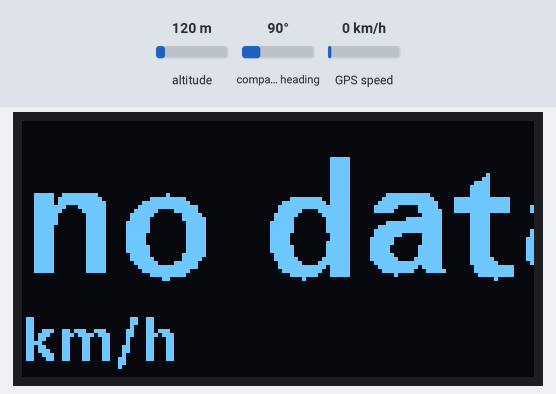
Bench run of a sketch on a simulated Arduino Uno, built with avr-gcc and run on an emulated ATmega328P. Shown: 128×64 one-colour display. Inputs (shaded band) come from the test bench; at power-on: GPS speed 0 km/h, altitude 120 m, compass heading 90°. The GPS gets a fix after 3 s at 37.7749, -122.4194 with 8 satellites; what the sketch prints to the serial monitor is not drawn.

Above: at 1.2 s.
1.3 s: GPS speed set to 2 km/h
At 3.8 s:
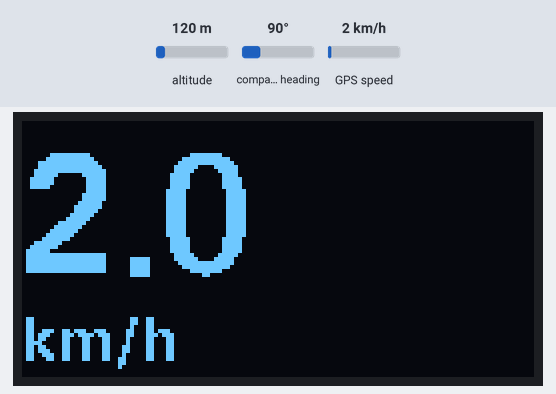
4.8 s: GPS speed set to 30 km/h
At 6.6 s:
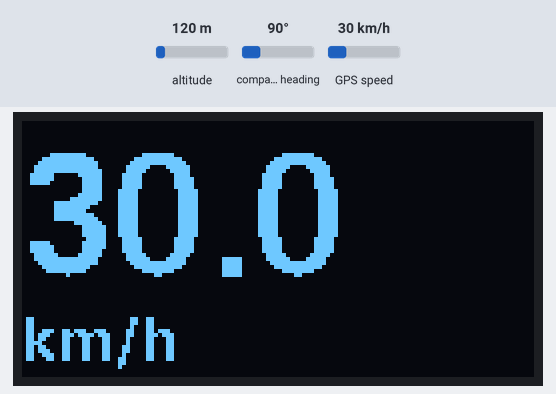
6.9 s: GPS speed set to 60 km/h
At 8.6 s:
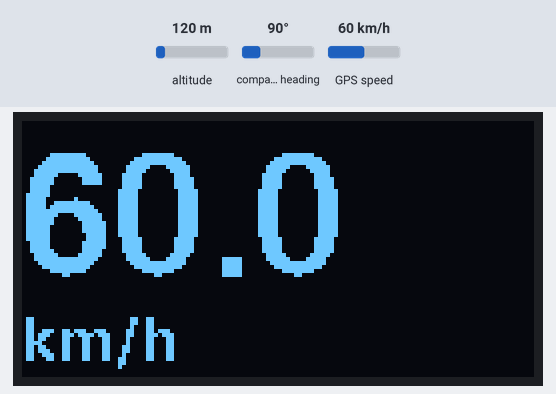
Timing chart, 0 to 10.1 s (numbered marks = the images above; inputs shaded):
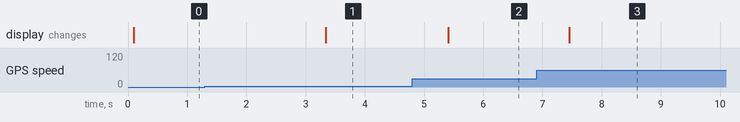

Measured:
- after the input at 1.3 s, the display: changes after 2.0 s (image 1)
- after the input at 4.8 s, the display: changes after 0.61 s (image 2)
- after the input at 6.9 s, the display: changes after 0.55 s (image 3)

The sketch:

gps_speedo.ino
```cpp
#include <SoftwareSerial.h>
//#include <TinyGPS.h>
#include "TinyGPS++.h"
#include <U8g2lib.h>
#include <SoftwareSerial.h>
#include <Wire.h>

// Uncomment the type of screen that is in use
U8G2_SH1106_128X64_NONAME_F_HW_I2C u8g2(U8G2_R0, /* reset=*/ U8X8_PIN_NONE);  // 1.3" screen
//U8G2_SH1106_128X64_NONAME_F_HW_I2C u8g2(U8G2_MIRROR, /* reset=*/ U8X8_PIN_NONE);  // 1.3" screen mirrored for HUD

//U8G2_SSD1309_128X64_NONAME0_1_4W_SW_SPI u8g2(U8G2_R0, 13, 11, 10, 9, 8);    // 2.4" screen
//U8G2_SSD1309_128X64_NONAME0_1_4W_SW_SPI u8g2(U8G2_MIRROR, 13, 11, 10, 9, 8);    // 2.4" screen mirrored for HUD
// UNO/Mega: scl 13, sda 11, res 8, dc 9, cs 10

/*
gps speedometer
HUD
kompass
*/
int RX = 2, TX = 3;
SoftwareSerial ss(RX, TX);
TinyGPSPlus gps;

//float lat = 59.9134,lon = 10.7549; // create variable for latitude and longitude object
float lat1 = 0.0000, lon1 = 0.0000;
float lat2 = 0.0000, lon2 = 0.0000;
SoftwareSerial gpsSerial(3,4); //rx,tx

//TinyGPS gps; // create gps object

unsigned long startMillis;  //timer
unsigned long currentMillis;
const unsigned long period = 100;  // read sensor interval 500 ms

void setup(){
  Serial.begin(9600); // connect serial
  //Serial.println("The GPS Received Signal:");
  //gpsSerial.begin(9600); // connect gps sensor
  //gpssoft.begin(9600);
  u8g2.begin();
  startMillis = millis(); //start timer

}


void loop(){
  //int directionNr = 1;
  //double speed_kmh = 0;
  //char lastDirection[5] = {'N', 'S', 'E', 'W'};
  currentMillis = millis();

  if (currentMillis - startMillis >= period){
  while (ss.available() > 0)
      if (gps.encode(ss.read()))

  if (gps.location.isUpdated())
  {
    Serial.print("LAT="); Serial.print(gps.location.lat(), 6);
    Serial.print("LNG="); Serial.println(gps.location.lng(), 6);
    Serial.println(gps.date.day());
    Serial.println(gps.date.month());
    Serial.println(gps.date.year());
    Serial.println(gps.time.value());
    Serial.println(gps.course.deg());
    Serial.println(gps.altitude.meters());
    Serial.println(gps.satellites.value());
  }

  if (millis() > 5000 && gps.charsProcessed() < 10)
  {
    Serial.println("error");
    while (true);
  }
  /*
  if (currentMillis - startMillis >= period){
    // read gps

    while(gpsSerial.available()){ // check for gps data
    if( gps.encode(gpsSerial.read()) ){ // encode gps data
      gps.f_get_position(&lat2,&lon2); // get latitude and longitude
    }


    speed_kmh = speed_calculation(lat1, lon1, lat2, lon2);
    directionNr = compass(lat1, lon1, lat2, lon2);
    lat1 = lat2;  // set previous position
    lon1 = lat2;
    // nr.2 is the latest reading
  }*/

  //String latitude = String(lat,6);
  //String longitude = String(lon,6);
  //Serial.println(latitude+";"+longitude);
    }


  // display
  u8g2.firstPage();
  do {

    u8g2.setFont(u8g2_font_fub30_tf);
    char cstr[6];
    if (gps.speed.isValid()){
      dtostrf(gps.speed.kmph(), 1, 1, cstr);
      u8g2.drawStr(0, 39, cstr);
    }
    else{
      u8g2.drawStr(0, 39, "no data");
    }
    u8g2.setFont(u8g2_font_fub11_tf);
    u8g2.drawStr(0, 60, "km/h");
    //char cstr1[2];
    //dtostrf(lastDirection[directionN], 1, 1, cstr1);
    //u8g2.drawStr(80, 60, cstr1);
    //u8g2.drawStr(80, 60, &lastDirection[directionNr]);
    //Serial.println(&lastDirection[directionNr]);


  } while( u8g2.nextPage() );
}


double speed_calculation(double latitude1, double longitude1, double latitude2, double longitude2)
{
  /*
    trigonometri:
    tanx = mot/hos
    sinx = mot/hyp
    cosx = hos/mot
    pythagoras:
    c = sqrt(a^2 + b^2)
  */

  // Convert degrees to radians
	latitude1 = latitude1 * M_PI / 180.0;
	longitude1 = longitude1 * M_PI / 180.0;

	latitude2 = latitude2 * M_PI / 180.0;
	longitude2 = longitude2 * M_PI / 180.0;

  // radius of earth in metres
	double r = 6378100;

	// P
	double rho1 = r * cos(lat1);
	double z1 = r * sin(lat1);
	double x1 = rho1 * cos(lon1);
	double y1 = rho1 * sin(lon1);

	// Q
	double rho2 = r * cos(lat2);
	double z2 = r * sin(lat2);
	double x2 = rho2 * cos(lon2);
	double y2 = rho2 * sin(lon2);

	// Dot product
	double dot = (x1 * x2 + y1 * y2 + z1 * z2);
	double cos_theta = dot / (r * r);

	double theta = acos(cos_theta);

  // Distance in Metres
	float meters = float(r * theta);
  float mps = meters / (period/1000.0);
  float kmh = (mps * 3600.0) / 1000.0;

  return kmh;
}

int compass(double latitude1, double longitude1, double latitude2, double longitude2)
{
  double deltaLat = 0; // change in latitude
  double deltaLon = 0; // change in longitude
  //char directionLat;
  //char directionLon;
  int mainDir;
  //int secDir;
  int lastDirection;

  deltaLat = latitude2 - latitude1;
  deltaLon = longitude2 - longitude1;

  if(abs(deltaLat) > abs(deltaLon)){ // main direction change in latitude
    if(deltaLat > 0){
      mainDir = 2; // E
    }
    else{
      mainDir = 3; // W
    }
  }
  else{ // main direction change in longitude
    if(deltaLon > 0){
      mainDir = 0; // N
    }
    else{
      mainDir = 1; // S
    }
  }

  lastDirection = mainDir;

  return lastDirection;
}


/*
void loop(){
  while(gpsSerial.available()){ // check for gps data
    if(gps.encode(gpsSerial.read()))// encode gps data
    {
      gps.f_get_position(&lat,&lon); // get latitude and longitude
      // display position

      Serial.print("Position: ");
      Serial.print("Latitude:");
      Serial.print(lat,6);
      Serial.print(";");
      Serial.print("Longitude:");
      Serial.println(lon,6);

      Serial.print(lat);
      Serial.print(" ");

    }
  }

  String latitude = String(lat,6);

  String longitude = String(lon,6);
  Serial.println(latitude+";"+longitude);
  delay(1000);
} */
```
